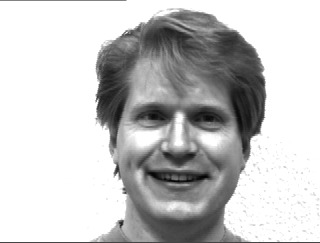
#> input picture face-recognition/sorted_set/happy/01.jpg, 320 x 243 px; its folder holds only this picture in this run
$ python classify_faces.py   (Python 2 division)
#> lines starting #> are read from the running program, lines starting #| are printed output that depends on the picture
import cv2
import glob

faceDet = cv2.CascadeClassifier("haarcascade_frontalface_default.xml")
faceDet_two = cv2.CascadeClassifier("haarcascade_frontalface_alt2.xml")
faceDet_three = cv2.CascadeClassifier("haarcascade_frontalface_alt.xml")
faceDet_four = cv2.CascadeClassifier("haarcascade_frontalface_alt_tree.xml")

emotions = ["happy", "normal", "sad"]  # Define emotions


def detect_faces(emotion):
#> called with emotion = 'happy'
    files = glob.glob("sorted_set\\%s\\*" % emotion)  # Get list of all images with emotion

    filenumber = 0
    for f in files:
        frame = cv2.imread(f)  # Open image
#> frame is the input picture: shape (243, 320, 3); min 1, max 255, mean 198.4
        gray = cv2.cvtColor(frame, cv2.COLOR_BGR2GRAY)  # Convert image to grayscale

        # Detect face using 4 different classifiers
        face = faceDet.detectMultiScale(gray, scaleFactor=1.1, minNeighbors=5, minSize=(5, 5),
                                        flags=cv2.CASCADE_SCALE_IMAGE)
#> face = [[97, 55, 163, 163]]
        # [8 lines of commented-out code are left out]
        if len(face) == 1:
            facefeatures = face
#> facefeatures = [[97, 55, 163, 163]]
        # [6 lines of commented-out code are left out]
        else:
            facefeatures = ""

        # Cut and save face
        for (x, y, w, h) in facefeatures:  # get coordinates and size of rectangle containing face
            print "face found in file: %s" % f
            gray = gray[y:y + h, x:x + w]  # Cut the frame to size

            try:
                out = cv2.resize(gray, (350, 350))  # Resize face so all images have same size
                cv2.imwrite("dataset\\%s\\%s.jpg" % (emotion, filenumber), out)  # Write image
            except:
                pass  # If error, pass file
#> this loop made 1 pass
#| face found in file: sorted_set/happy/01.jpg
#> pass 1, in detect_faces, `gray = gray[y:y + h, x:x + w]`:
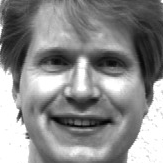
#> gray: shape (163, 163); min 1, max 255, mean 139
        filenumber += 1  # Increment image number


for emotion in emotions:
    detect_faces(emotion)  # Call functiona
#> pass 2 of the loop `for emotion in emotions:`:
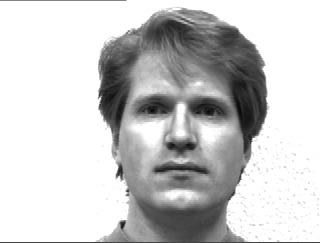
#> input picture face-recognition/sorted_set/normal/01.jpg, 320 x 243 px
#> in detect_faces, frame is the input picture: shape (243, 320, 3); min 6, max 255, mean 201.8
#> face = [[102, 50, 157, 157]]
#> the loop in detect_faces (call 2), `for (x, y, w, h) in facefeatures:` made 1 pass
#> (printed output is left out)
#> pass 1, in detect_faces (call 2), `gray = gray[y:y + h, x:x + w]`:
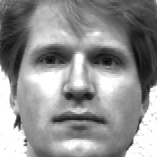
#> gray: shape (157, 157); min 6, max 255, mean 144.8
